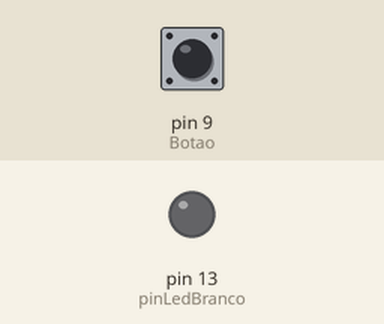
The sketch below on a simulated Arduino Uno, built with avr-gcc and run on an emulated ATmega328P. On the bench: output pins drawn as LEDs (lit = HIGH). Dashed ring = blinking. Inputs (shaded band) come from the test bench; at power-on: pin 9 (Botao) LOW.

Above: at 1.2 s.
1.3 s: pin 9 (Botao) pulled HIGH for 1 s
At 1.54 s:
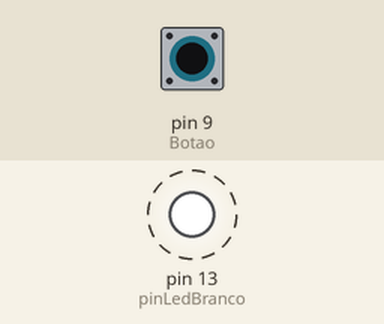
4.3 s: pin 9 (Botao) pulled HIGH for 3.2 s
At 8.1 s:
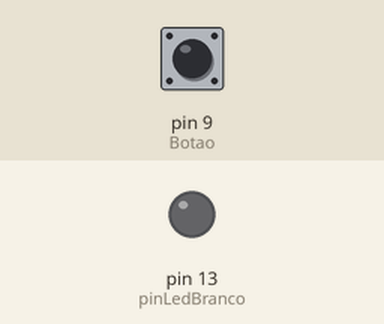
Timing chart, 0 to 9.6 s (numbered marks = the images above; inputs shaded):
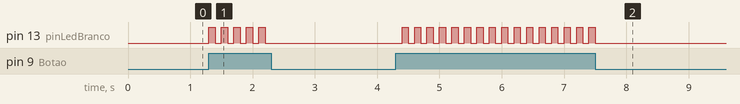

Measured:
- after the input at 1.3 s, pin 13 (pinLedBranco): alternates HIGH for 0.10 s and LOW for 0.10 s, 10 changes in all, then stays LOW, starting at once
- after the input at 4.3 s, pin 13 (pinLedBranco): alternates HIGH for 0.10 s and LOW for 0.10 s, 32 changes in all, then stays LOW, starting after 0.10 s

The sketch:

aula_34_piscar_led_sem_o_delay_1.ino
```cpp
/*
 Autor: Anna beatriz
 Nome do programa: botao
 Data: 11/03/2025
 Descrição:piscar led sem delay
 */

#define pinLedBranco 13
#define Botao 9

bool estadoLed =0;
unsigned long tempoInicial =0;


void setup()
{

  pinMode(pinLedBranco, OUTPUT);
  pinMode(Botao, INPUT);
}

void loop()
{
  bool estadoBotao = digitalRead(Botao);

  unsigned long tempoAtual = millis();

    if (estadoBotao){

    if(tempoAtual - tempoInicial >= 100){
      estadoLed = !estadoLed;
      digitalWrite(pinLedBranco, estadoLed);
      tempoInicial = tempoAtual;
    }

  }else{
    digitalWrite(pinLedBranco, LOW);
  }

}
```
